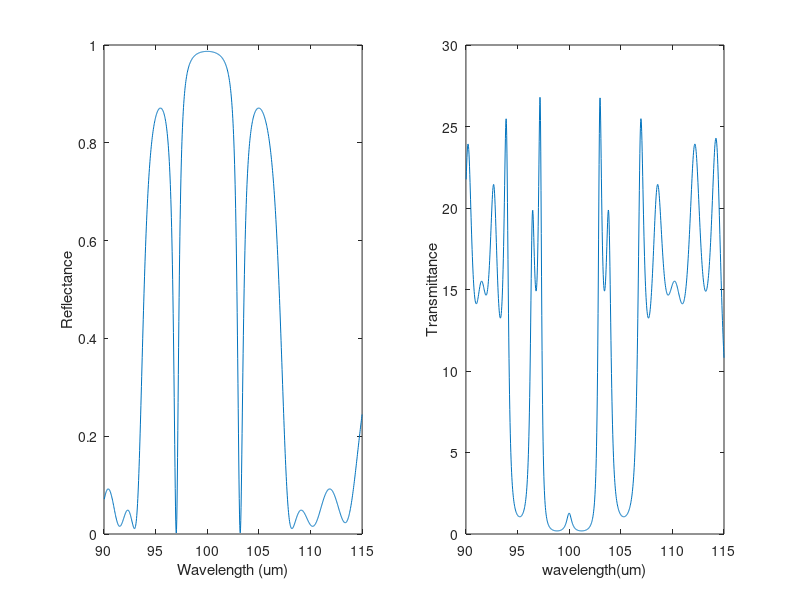

The MATLAB source for this figure:
clear all;
no=1;  %refractive index of air
n1=3.7; %GaAs
no=n1; %put '%' when using the other case
n2=3.3; %AlGaAs
ns=1; %refractive index of substrate taken the same as air
ns=n1; %put '%' when using the other case
lamda0=100; %sets centre avelength in micrometer(3 THz in microm is 100)
Ls=90;Le=115; %range in micrometer (2.6 THz is 115 mircom to 3.2 THz is 94 microm)
Np=1000;%array points
x=1:Np;
lamda=Ls+x*(Le-Ls)/Np;
N = 13;    % Number of layers for both exteme right and exteme left
nm = n1; 
theta_m1 = 0.5*pi; %this is when Lamda is 2
M_m1 = [cos(theta_m1) , 1i*sin(theta_m1)/nm ; 1i*nm*sin(theta_m1) , cos(theta_m1)]; %defect matrix when Lamda is 2
theta_m2 = 2*pi; %this is when Lamda is 3.5
M_m2 = [cos(theta_m2) , 1i*sin(theta_m2)/nm ; 1i*nm*sin(theta_m2) , cos(theta_m2)]; %defect matrix when Lamda is 3.5
theta_m3 = 1*pi; %this is for when Lamda is 2.5
M_m3 = [cos(theta_m3) , 1i*sin(theta_m3)/nm ; 1i*nm*sin(theta_m3) , cos(theta_m3)]; %defect matrix when Lamda is 2.5
d=lamda0/4;
a= -0.0055; % a = -0.0055 when n0=ns=n1 ; a= -0.0085 when n0=ns=1
a=0; %put '%' when using the other case
%making a for loop
Rpow = zeros(size(lamda));
for i = 1:length(lamda)
    % Calculate phase shifts for each layer at current wavelength
theta = (2 *pi*d./lamda(i)) - (1i*a); % High index layer
% Transfer matrix for a single layer at beginning
    MatrixL1 = [cos(theta), (1i*sin(theta))/n1 ; 1i*n1*sin(theta), cos(theta)];
    MatrixL2 = [cos(theta), (1i*sin(theta))/n2 ; 1i*n2*sin(theta), cos(theta)];
    % Total matrix for 13 double layers for beginning
    M_L1 = (MatrixL1 * MatrixL2)^N;
    % Transfer matrix for a single layer for after the 13 double layers
    MatrixR1 = [cos(theta), (1i*sin(theta))/n1 ; 1i*n1*sin(theta), cos(theta)];
    MatrixR2 = [cos(theta), (1i*sin(theta))/n2 ; 1i*n2*sin(theta), cos(theta)];
    % Total matrix for N double layers for different cases
    M_R1 = (MatrixR1 * MatrixR2);
    M_R2 = (MatrixR1 * MatrixR2)^3;
    %matrix for facet
    M_f = [cos(theta), (1i*sin(theta))/no ; 1i*no*sin(theta), cos(theta)]^50;
% Total characteristic matrix
    M = (M_f * M_L1 * M_m1 * M_R1 * M_m1 * MatrixR2 * M_m2 * MatrixR2 * M_m1 * M_R1 * M_m1 * M_R2 * M_m3 * MatrixR2 * M_m1 * MatrixR2 * M_m1 * M_L1 * M_f);
    M11 = M(1,1);
    M12 = M(1,2);
    M21 = M(2,1);
    M22 = M(2,2);
    %reflectance
    Ramp = ((M11*no) + (ns*no*M12) - M21-(ns*M22))/((M11*no) + (ns*no*M12) + M21 + (ns*M22));
    Rpow(i)=(abs(Ramp)).^2;
    % transmittance
    A = M11*no + M12*ns;
    B = M21*no + M22*ns;
    Tpow(i) = (4*ns*no) / ((abs((no*A)+B)).^2);
end
figure;
subplot(1,2,1);
plot(lamda,(Rpow));
xlabel('Wavelength (um)');
ylabel('Reflectance');
subplot(1,2,2);
plot(lamda,(Tpow*100));
xlabel('wavelength(um)');
ylabel('Transmittance');

